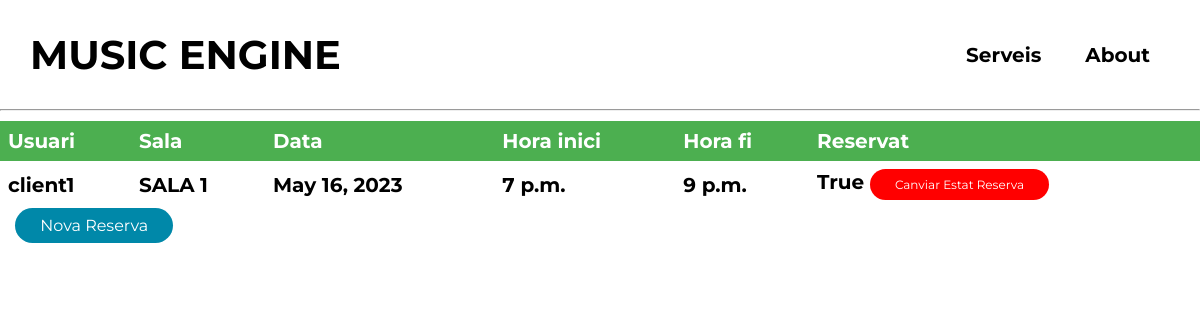
Before: /reserves/ (signed in) with the older database file.
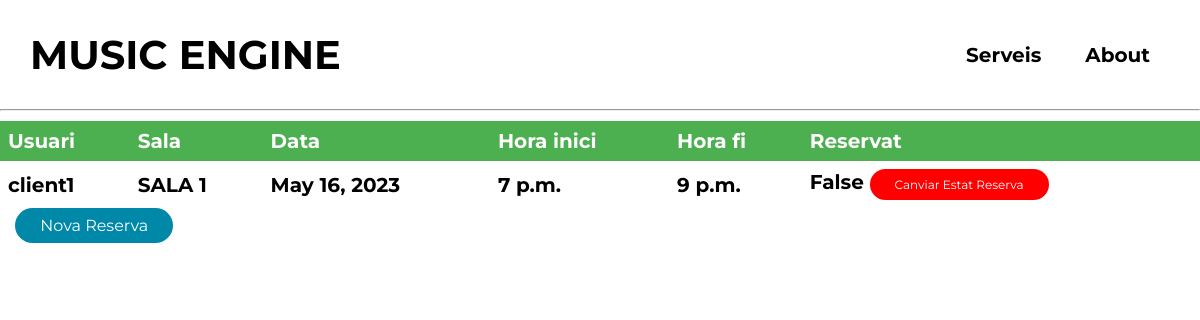
After: the same page with the newer database file.
### music_engine/models.py (models this page shows, shortened)
class Reserva(models.Model):
    usuari = models.ForeignKey(User, on_delete=models.CASCADE, blank=False)
    sala = models.ForeignKey(MusicalStudio, on_delete=models.CASCADE, blank=False)
    material = models.ManyToManyField(MusicalMaterial, blank=True)
    tecnic = models.ForeignKey(technical_personnel, on_delete=models.CASCADE, blank=True, null=True)
    data = models.DateField(blank=False)
    hora_inici = models.TimeField(blank=False)
    hora_fi = models.TimeField(blank=False)
    reservat = models.BooleanField(default=False)

class MusicalStudio(models.Model):
    name = models.CharField(max_length=100, primary_key=True)
    capacity = models.IntegerField()
    TYPE_CHOICES = (
        ('ensaig', 'ENSAIG'),
        ('enregistrar', 'ENREGISTRAR')
    )
    type = models.CharField(choices=TYPE_CHOICES, max_length=100)
    incorporated_material = models.ManyToManyField(MusicalMaterial, blank=True)
    def __str__(self):
        return self.name

### music_engine/views.py (the view)
# urls.py: path('reserves/', ReservaListView.as_view(), name='reserva_list'),
class ReservaListView(ListView):
    model = Reserva
    template_name = 'reserva_list.html'
    context_object_name = 'reserves'

### templates/reserva_list.html (shortened to what this page needs)
{% include 'navbar.html' %}
<body>
<table>
    <thead>
    <tr>
        <th>Usuari</th>
        <th>Sala</th>
        <th>Data</th>
        <th>Hora inici</th>
        <th>Hora fi</th>
        <th>Reservat</th>
    </tr>
    </thead>
    <tbody>
    {% for reserva in reserves %}
        {% if user.username != "gestor" %}
            {% if reserva.usuari == user %}
                <tr>
                    <td>{{ reserva.usuari }}</td>
                    <td>{{ reserva.sala }}</td>
                    <td>{{ reserva.data }}</td>
                    <td>{{ reserva.hora_inici }}</td>
                    <td>{{ reserva.hora_fi }}</td>
                    <td>{{ reserva.reservat }} <button id="toggle-button" data-id="{{ reserva.id }}" class="button button-red">Canviar Estat Reserva</button></td>
                </tr>
            {% endif %}
        {% endif %}
    {% endfor %}
    </tbody>
</table>
&nbsp<a class="cta" href="/create/reserva/">
    &nbsp<button class="button button-blue">Nova Reserva</button>
    </a>
</body>

Changed rows visible on the page:
changed Reserva "client1": reservat "True" → "False"
